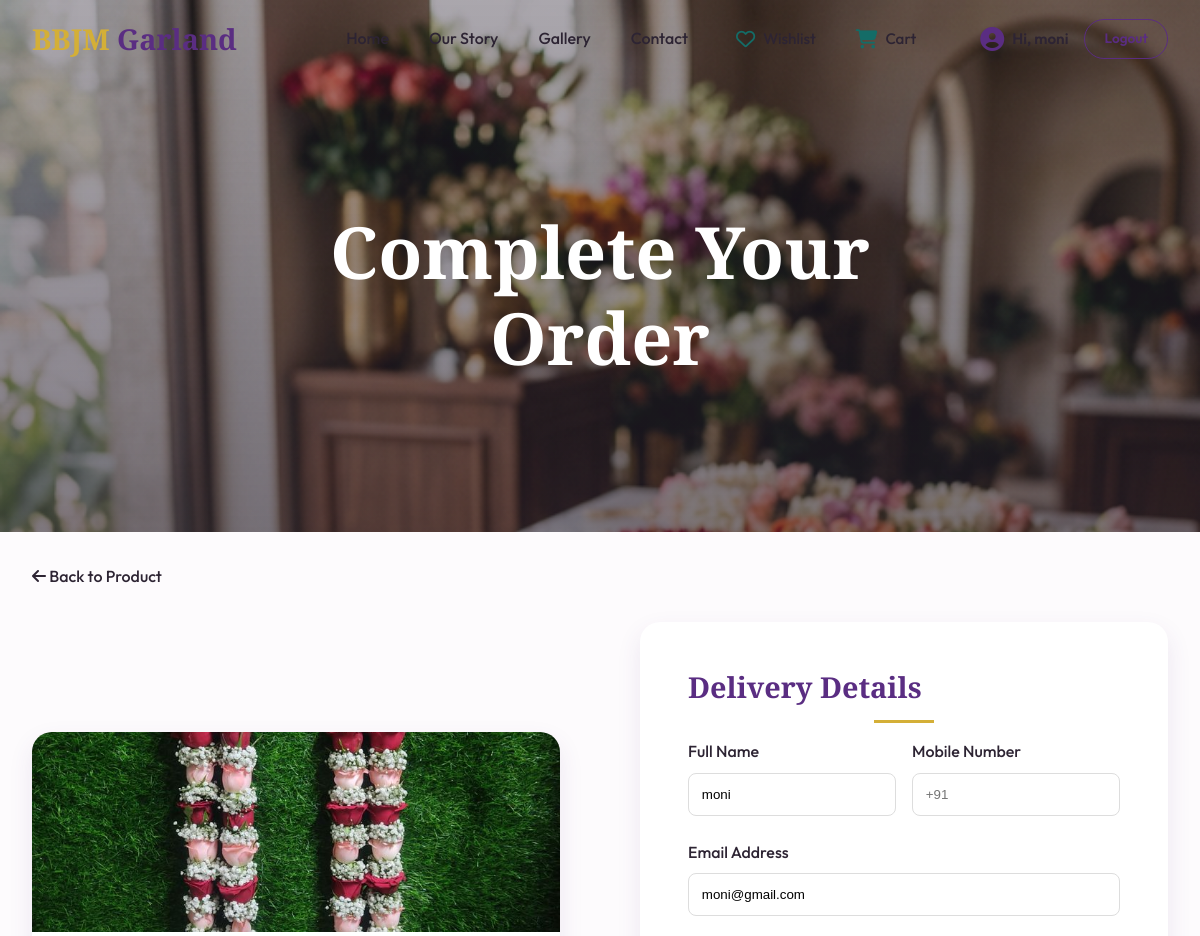
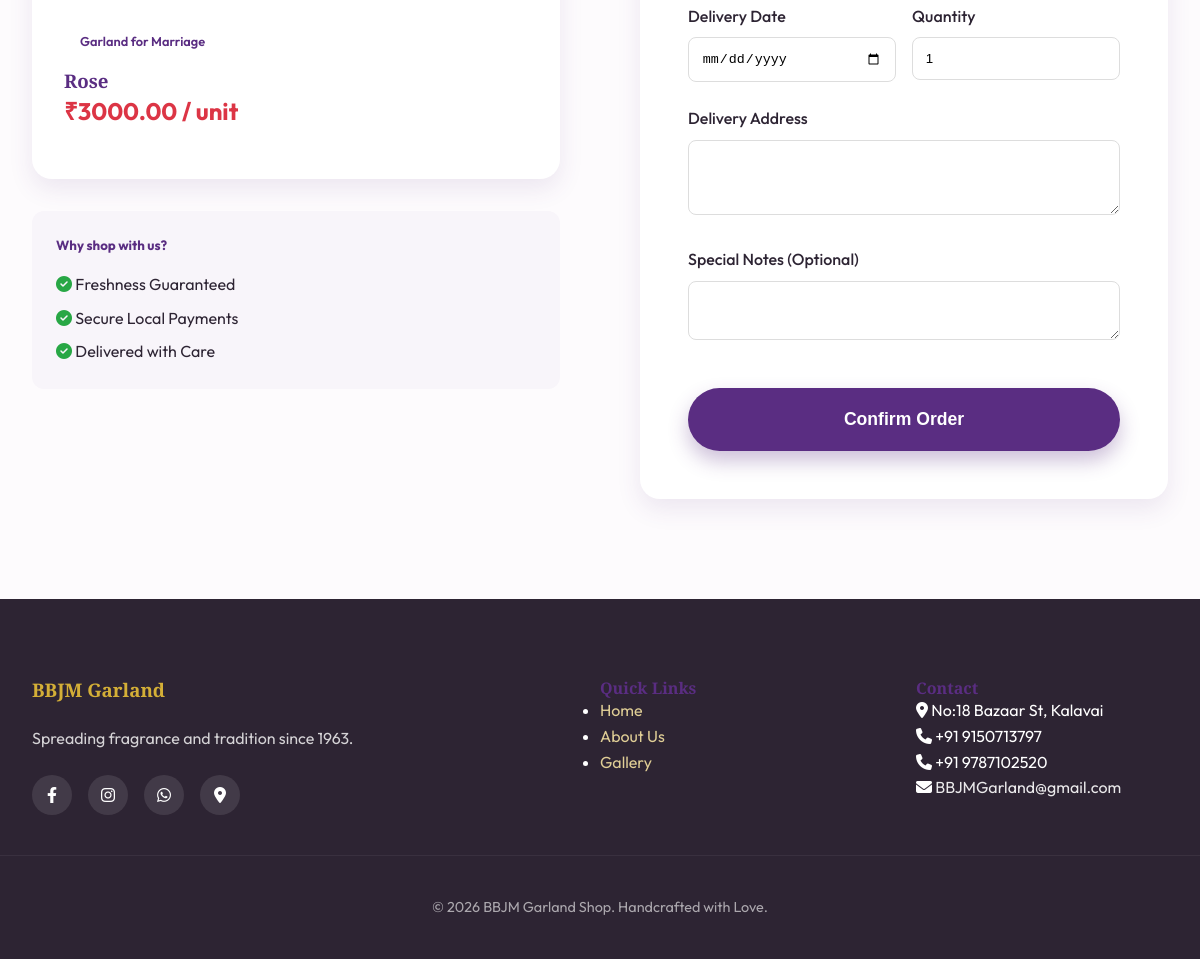
The page /order/2/ (signed in) on the database its author committed (2 pictures, top to bottom).
### app/models.py (models this page shows, shortened)
class Post(models.Model):
    CATEGORY_CHOICES = [
        ('garland', 'Garland for Marriage'),
        ('marriage', 'Decoration for Marriage'),
        ('gods', 'Gods Decoration'),
        ('gods_decoration', 'Gods Garland '),
        ('others', 'Others'),
    ]
    title = models.CharField(max_length=200)
    description = models.TextField()
    image = models.ImageField(upload_to='garlands/')
    category = models.CharField(max_length=20, choices=CATEGORY_CHOICES, default='garland')
    price = models.DecimalField(max_digits=10, decimal_places=2, default=0.00)
    created_at = models.DateTimeField(auto_now_add=True)
    def get_category_display_name(self):
        return dict(self.CATEGORY_CHOICES).get(self.category, self.category)

### app/views.py (the view, shortened to what this page needs)
# urls.py: path('order/<int:post_id>/', views.create_order, name='create_order'),
@login_required(login_url='login')
def create_order(request, post_id):
    post = get_object_or_404(Post, id=post_id)
    return render(request, 'user_page/create_order.html', {'post': post})

### app/context_processors.py (called while the page is built)
def user_orders(request):
    if request.user.is_authenticated:
        orders = Order.objects.filter(user=request.user).order_by('-created_at')
        return {'user_orders': orders}
    return {'user_orders': []}

### app/models.py (called while the page is built)
    def get_status_display_color(self):
        status_colors = {
            'pending': '#ffc107',    # Amber/Gold
            'processing': '#007bff', # Royal Blue
            'completed': '#28a745',  # Emerald Green
            'cancelled': '#dc3545',  # Rose Red
        }
        return status_colors.get(self.status, '#6c757d')

    def get_status_display_name(self):
        return dict(self.STATUS_CHOICES).get(self.status, self.status)

### app/templates/user_page/create_order.html (shortened to what this page needs)
{% extends 'base.html' %}
{% load static %}
{% block content %}
<section class="hero" style="height: 30vh; min-height: 250px; clip-path: none; background-position: top;">
    <div class="hero-content">
        <h1>Complete Your Order</h1>
    </div>
</section>
<div class="container section-padding">
    <div class="breadcrumb" style="margin-bottom: 2rem;">
        <a href="{% url 'post_detail' post.id %}" class="nav-link"><i class="fas fa-arrow-left"></i> Back to Product</a>
    </div>
    <div class="about-grid">
        <div class="order-summary-card">
            <article class="card">
                <div class="card-img-wrapper" style="height: 200px;">
                    {% if post.image %}
                        <img src="{{ post.image.url }}" alt="{{ post.title }}">
                    {% endif %}
                </div>
                <div class="card-body">
                    <span class="card-badge" style="position: static;">{{ post.get_category_display_name }}</span>
                    <h3 style="margin-top: 1rem;">{{ post.title }}</h3>
                    <p class="card-price">₹{{ post.price }} / unit</p>
                </div>
            </article>
            <div class="benefits-checklist" style="margin-top: 2rem; padding: 1.5rem; background: #f8f5fa; border-radius: var(--radius-md);">
                <h5 style="margin-bottom: 1rem; color: var(--primary);">Why shop with us?</h5>
                <ul style="list-style: none;">
                    <li style="margin-bottom: 0.5rem;"><i class="fas fa-check-circle" style="color: #28a745;"></i> Freshness Guaranteed</li>
                    <li style="margin-bottom: 0.5rem;"><i class="fas fa-check-circle" style="color: #28a745;"></i> Secure Local Payments</li>
                    <li><i class="fas fa-check-circle" style="color: #28a745;"></i> Delivered with Care</li>
                </ul>
            </div>
        </div>
        <div class="order-form-wrapper" style="background: white; padding: 3rem; border-radius: var(--radius-lg); box-shadow: var(--shadow-md);">
            <h2 class="section-title" style="text-align: left; font-size: 1.8rem;">Delivery Details</h2>
            <form method="post" class="premium-form">
                <div class="form-row" style="display: grid; grid-template-columns: 1fr 1fr; gap: 1rem; margin-bottom: 1.5rem;">
                    <div>
                        <label style="display: block; margin-bottom: 0.5rem; font-weight: 500;">Full Name</label>
                        <input type="text" name="customer_name" value="{{ user.get_full_name|default:user.username }}" required
                               style="width: 100%; padding: 0.8rem; border: 1px solid #ddd; border-radius: var(--radius-sm);">
                    </div>
                    <div>
                        <label style="display: block; margin-bottom: 0.5rem; font-weight: 500;">Mobile Number</label>
                        <input type="tel" name="customer_phone" placeholder="+91" required
                               style="width: 100%; padding: 0.8rem; border: 1px solid #ddd; border-radius: var(--radius-sm);">
                    </div>
                </div>
                <div style="margin-bottom: 1.5rem;">
                    <label style="display: block; margin-bottom: 0.5rem; font-weight: 500;">Email Address</label>
                    <input type="email" name="customer_email" value="{{ user.email }}" required
                           style="width: 100%; padding: 0.8rem; border: 1px solid #ddd; border-radius: var(--radius-sm);">
                </div>
                <div class="form-row" style="display: grid; grid-template-columns: 1fr 1fr; gap: 1rem; margin-bottom: 1.5rem;">
                    <div>
                        <label style="display: block; margin-bottom: 0.5rem; font-weight: 500;">Delivery Date</label>
                        <input type="date" name="delivery_date" required
                               style="width: 100%; padding: 0.8rem; border: 1px solid #ddd; border-radius: var(--radius-sm);">
                    </div>
                    <div>
                        <label style="display: block; margin-bottom: 0.5rem; font-weight: 500;">Quantity</label>
                        <input type="number" name="quantity" value="1" min="1" required
                               style="width: 100%; padding: 0.8rem; border: 1px solid #ddd; border-radius: var(--radius-sm);">
                    </div>
                </div>
                <div style="margin-bottom: 1.5rem;">
                    <label style="display: block; margin-bottom: 0.5rem; font-weight: 500;">Delivery Address</label>
                    <textarea name="address" rows="3" required
                              style="width: 100%; padding: 0.8rem; border: 1px solid #ddd; border-radius: var(--radius-sm); font-family: inherit;"></textarea>
                </div>
                <div style="margin-bottom: 2.5rem;">
                    <label style="display: block; margin-bottom: 0.5rem; font-weight: 500;">Special Notes (Optional)</label>
                    <textarea name="notes" rows="2"
                              style="width: 100%; padding: 0.8rem; border: 1px solid #ddd; border-radius: var(--radius-sm); font-family: inherit;"></textarea>
                </div>
                <button type="submit" class="btn btn-primary" style="width: 100%; font-size: 1.1rem; padding: 1.2rem;">Confirm Order</button>
            </form>
        </div>
    </div>
</div>
{% endblock %}

### app/templates/base.html (shortened to what this page needs)
{% load static %}
<!DOCTYPE html>
<html lang="en">
<head>
    <link rel="stylesheet" href="https://cdnjs.cloudflare.com/ajax/libs/font-awesome/6.4.0/css/all.min.css">
    <link rel="stylesheet" href="{% static 'css/style.css' %}?v={% now 'U' %}">
</head>
<body>
    <header class="main-header">
        <nav class="glass-nav">
            <div class="nav-container">
                <a href="{% url 'user_posts' %}" class="logo">
                    <span class="logo-accent">BBJM</span> Garland
                </a>
                <ul class="nav-links">
                    <li><a href="{% url 'user_posts' %}#home" class="nav-link">Home</a></li>
                    <li><a href="{% url 'user_posts' %}#about" class="nav-link">Our Story</a></li>
                    <li><a href="{% url 'user_posts' %}#gallery" class="nav-link">Gallery</a></li>
                    <li><a href="{% url 'user_posts' %}#contact" class="nav-link">Contact</a></li>
                    <li class="nav-icons-group">
                        <a href="#" class="nav-icon-wrapper" onclick="openSidebar('wishlistSidebar'); return false;">
                            <i class="fa-regular fa-heart icon-img" style="color: #146c67;"></i>
                            <span class="icon-label">Wishlist</span>
                        </a>
                        <a href="#" class="nav-icon-wrapper" onclick="openSidebar('cartSidebar'); return false;">
                            <i class="fa-solid fa-cart-shopping icon-img" style="color: #146c67;"></i>
                            <span class="icon-label">Cart</span>
                        </a>
                    </li>
                    {% if user.is_authenticated %}
                    <li class="user-info" style="display: flex; align-items: center; gap: 0.5rem; margin-left: 1rem;">
                        <a href="#" onclick="openSidebar('userProfileSidebar'); return false;" style="display: flex; align-items: center; gap: 0.5rem; text-decoration: none; color: inherit;">
                            <i class="fa-solid fa-circle-user" style="font-size: 1.5rem; color: var(--primary);"></i>
                            <span class="welcome-text" style="font-weight: 600; font-size: 0.95rem;">Hi, {{ user.username }}</span>
                        </a>
                        <a href="{% url 'logout' %}" class="btn btn-outline-sm" style="margin-left: 0.5rem;">Logout</a>
                    </li>
                    {% else %}
                    <li style="margin-left: 1rem;"><a href="{% url 'login' %}" class="btn btn-primary-sm">Login</a></li>
                    {% endif %}
                </ul>
            </div>
        </nav>
    </header>
    <main>
        {% block content %}{% endblock %}
    </main>
    <footer class="main-footer">
        <div class="footer-grid">
            <div class="footer-info">
                <h3>BBJM Garland</h3>
                <p>Spreading fragrance and tradition since 1963.</p>
                <div class="social-links">
                    <a href="https://www.facebook.com/"><i class="fab fa-facebook-f"></i></a>
                    <a href="https://www.instagram.com/__jaga_desh_waran__18?igsh=MWs3bnJiOTV6MHRpNA=="><i
                            class="fab fa-instagram"></i></a>
                    <a href="https://wa.me/919150713797" target="_blank"><i class="fab fa-whatsapp"></i></a>
                    <a href="https://maps.google.com/?q=No:18+Bazaar+St,+Kalavai" target="_blank" title="Find us on Maps"><i class="fas fa-location-dot"></i></a>
                </div>
            </div>
            <div class="footer-links">
                <h4>Quick Links</h4>
                <ul>
                    <li><a href="{% url 'user_posts' %}#home">Home</a></li>
                    <li><a href="{% url 'user_posts' %}#about">About Us</a></li>
                    <li><a href="{% url 'user_posts' %}#gallery">Gallery</a></li>
                </ul>
            </div>
            <div class="footer-contact">
                <h4>Contact</h4>
                <p><i class="fas fa-location-dot"></i> No:18 Bazaar St, Kalavai</p>
                <p><i class="fas fa-phone"></i> +91 9150713797</p>
                <p><i class="fas fa-phone"></i> +91 9787102520</p>
                <p><i class="fas fa-envelope"></i> <a href="mailto:BBJMGarland@gmail.com" style="color: inherit; text-decoration: none;">BBJMGarland@gmail.com</a></p>
            </div>
        </div>
        <div class="footer-bottom">
            <p>&copy; {% now "Y" %} BBJM Garland Shop. Handcrafted with Love.</p>
        </div>
    </footer>
</body>
</html>

### rows shown on the page
Post: image (picture), get_category_display_name "Garland for Marriage", title "Rose", price "3000.00"

### other values the page prints
{{ user.username }} "moni"
